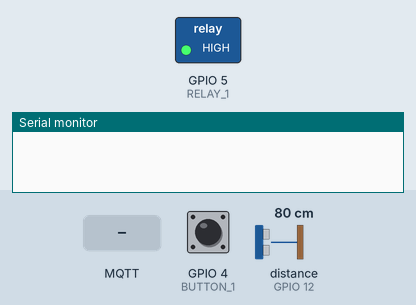
A sketch run on a simulated ESP8266 (NodeMCU). Parts: switched loads named in the sketch (green lamp = pin HIGH), the last lines printed to the serial monitor. The test bench sets the inputs (shaded band); at power-on: GPIO 4 (BUTTON_1) LOW, distance to the obstacle (sensor on GPIO 12) 80 cm. The echo pulse lasts 58.3 µs per cm; WiFi joins after 1.5 s; servers stay silent unless stated; no MQTT or app messages arrive unless stated.

Above: at 3.3 s.
3.4 s: MQTT message "2" arrives on the first subscribed topic
At 4.6 s:
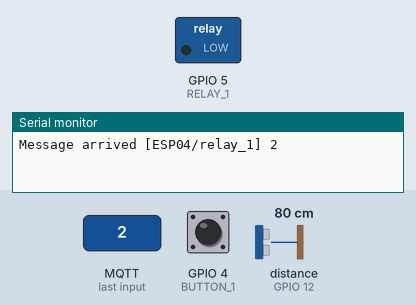
4.9 s: GPIO 4 (BUTTON_1) pulled HIGH for 0.15 s
At 6.1 s:
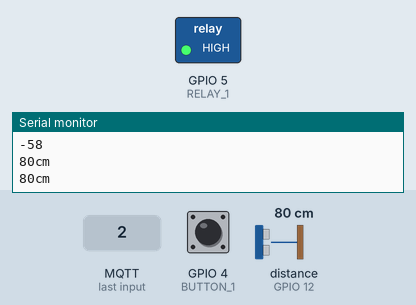
8.0 s: distance to the obstacle (sensor on GPIO 12) set to 43 cm
9.6 s: distance to the obstacle (sensor on GPIO 12) set to 37 cm
At 10.3 s:
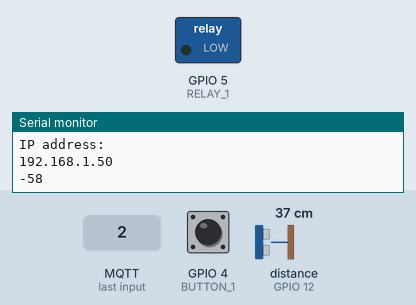
11.4 s: distance to the obstacle (sensor on GPIO 12) set to 60 cm
At 12.8 s:
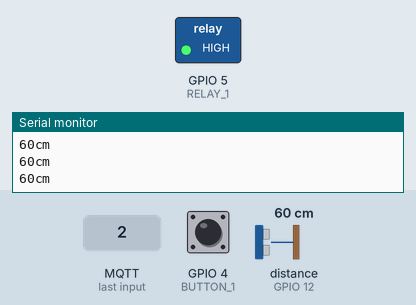
Timing chart, 0 to 13.9 s (numbered marks = the images above; inputs shaded):
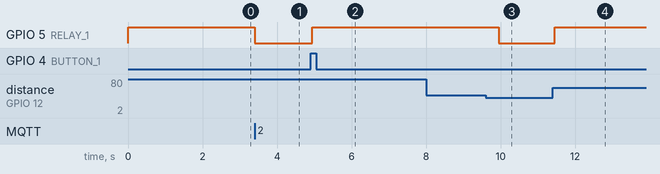

Measured:
- the behaviour switches between 40 and 39 cm on distance to the obstacle (sensor on GPIO 12) (found by bisection; images 2 and 3)
- after the input at 3.4 s, GPIO 5 (RELAY_1): HIGH → LOW at once
- after the input at 4.9 s, GPIO 5 (RELAY_1): LOW → HIGH at once
- after the input at 9.6 s, GPIO 5 (RELAY_1): HIGH → LOW after 0.35 s
- after the input at 11.4 s, GPIO 5 (RELAY_1): LOW → HIGH after 0.06 s

The sketch:

sketch_HC-SR04_MQTT_RELAY_Button.ino
```cpp
#include <ESP8266WiFi.h>
#include <PubSubClient.h>
#include <Ultrasonic.h>


const char* ssid = "TechHome"; //Название сети
const char* password = "0123456789";           //пароль
const char* mqtt_server = "craft-projects.com";    //ip брокера mqtt

#define RELAY_1 5                            //Выход на реле или светодиод
#define BUTTON_1 4                           //Кнопка
#define relays_topic "ESP04/relay_1"         //публикуемый топик
Ultrasonic ultrasonic(13, 12);               //пины дальнометра 12,echo 13,trig

WiFiClient espClient;                        //инициализация WiFi клиента
PubSubClient client(espClient);              //инициализация MQTT клиента
long last_mls = millis();                    //функция времени в милисекундах
long last_mls2 = millis();
long last_mls3 = millis();
boolean Status = true;                      //объявляем статус реле в 0
boolean btnPress = false;                    //объявляем что кнопка не нажата 0
boolean lastbtnStat = false;                 //временная переменная для хранения статуса
int regim = 1;                               //режим по умолчанию при включении
int lastdist_cm = 40;                        //расстояние до объекта

void setup()                                 //Выполняется при запуске 1 раз
{
  pinMode(RELAY_1, OUTPUT);                  //Выход на реле или светодиод
  pinMode(BUTTON_1, INPUT);                  //Кнопка
  digitalWrite(RELAY_1, Status);             //устанавливаем на выходе статус реле
  Serial.begin(115200);                      //инициализация монитора порта
  client.setServer(mqtt_server, 1883);       //подключаемся к MQTT
  client.setCallback(callback);              //функция получения топиков с брокера
  delay(100);                                //ждем 100 милисекунд
  WiFi.begin(ssid, password);                //подключаемся к WiFi
  delay(2000);                               //ждем 2 секунд
  client.connect("ESP8266Client");           //конектимся с брокером как клиент
  client.subscribe(relays_topic);            //подписываемся на топик
}


void ultra_son()                             //функция чтения с датчика расстояния
{
  float dist_cm = ultrasonic.Ranging(CM);
  Serial.print(ultrasonic.Ranging(CM));
  Serial.println("cm");
  if (dist_cm < lastdist_cm)                 //если растояние меньше указанного
  { //то включем свет
    Status = false;
    digitalWrite(RELAY_1, Status);
  } else                                     //если нет то выключаем
  {
    Status = true;
    digitalWrite(RELAY_1, Status);
  }
}

void callback(char* topic, byte* payload, unsigned int length) //читаем топики
{
  Serial.print("Message arrived [");
  Serial.print(topic);
  Serial.print("] ");
  for (int i = 0; i < length; i++)
  {
    Serial.print((char)payload[i]);
  }
  Serial.println();

  if ((char)payload[0] == '1')
  {
    Status = true;
    regim = 1;
    digitalWrite(RELAY_1, Status);
  }
  else if ((char)payload[0] == '2')
  {
    Status = false;
    regim = 2;
    digitalWrite(RELAY_1, Status);
  } else {
    regim = 3;
  }
}

void button()                                //функция нажатия кнопки и переключение режимов
{
  Status = digitalRead(RELAY_1);
  btnPress = digitalRead(BUTTON_1);
  if (btnPress == HIGH && lastbtnStat == false)
  {
    delay(30);
    regim++;
    lastbtnStat = true;
    if (regim > 3)
    {
      regim = 1;
    }
  }
  if (btnPress == LOW && lastbtnStat == true)
  {
    lastbtnStat = false;
  }
  if (regim == 1)                            //первый режим
  {
    Status = true;
    digitalWrite(RELAY_1, Status);
  }
  if (regim == 2)                            //второй режим
  {
    Status = false;
    digitalWrite(RELAY_1, Status);
  }
  if (regim == 3)                            //третий режим (авторежим)
  {
    if (millis() - last_mls2 > 500)          //функция ultra_son раз 500 милисекунд
    {
      last_mls2 = millis();
      ultra_son();
    }
  }
}

void reconnect_server()                      //функция проверки подключения
{

  if (WiFi.status() != WL_CONNECTED)         //если нет подключения с сети
  {
    WiFi.begin(ssid, password);
    Serial.println("");
    Serial.println("WiFi connect...");       //выводим в монитор порта что пытаемся подключиться
  } else                                     //если есть подключение
  {
    Serial.println("");
    Serial.println("WiFi connected");        //выводим в монитор порта что подключились
    Serial.println("IP address: ");          //выводим в монитор порта наш IP
    Serial.println(WiFi.localIP());          //выводим в монитор порта наш IP
    Serial.println(WiFi.RSSI());             //выводим в монитор порта уровень сети

  }

  if (!client.connected() && WiFi.status() == WL_CONNECTED) //если к сети подключились но к MQTT нет
  {
    if (client.connect("ESP8266Client"))     //если с брокером уже конектились
    {
      Serial.println("Mosquitto connect...");//выводим в монитор порта что пытаемся подключиться
      client.subscribe(relays_topic);        //подписываемся на топик
    } else                                   //если не получилось
    {
      Serial.print("failed connect Mosquitto, rc="); //пишем ошибку
      Serial.print(client.state());
      Serial.println("");
    }
  }
}

void MQTT()                                   //публикуем топик с состоянием режима
{
  if (millis() - last_mls3 > 2000)            //периодичность публикации топика
  {
    last_mls3 = millis();
    client.publish(relays_topic, String(regim).c_str());
  }
}

void loop()                                  //основной цикл, выполняется посстоянно
{
  client.loop();

  if (millis() - last_mls > 5000)               //периодичность проверки подключения
  {
    last_mls = millis();
    reconnect_server();
  }

  MQTT();
  button();                                //функция кнопки и публикации на брокер состояния
}
```
